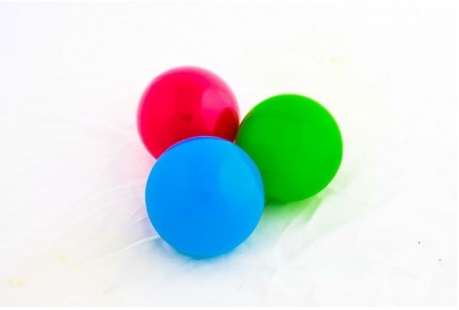
#> input picture color_balls_small.jpg, 459 x 310 px, given in place of the camera
$ python blobtracker.py
#> lines starting #> are read from the running program, lines starting #| are printed output that depends on the picture; after the words box and inside, x2 and y2 are one past the last pixel; in counts of white or black regions, pixels touching at a corner belong together
import cv2
import numpy as np

cap = cv2.VideoCapture(0)

# setup detector and parameters
params = cv2.SimpleBlobDetector_Params()

params.filterByColor = False
params.filterByArea = True
params.minArea = 20000
params.maxArea = 30000
params.filterByInertia = False
params.filterByConvexity = False
params.filterByCircularity = True
params.minCircularity = 0.5
params.maxCircularity = 1

det = cv2.SimpleBlobDetector_create(params)

# define blue
lower_blue = np.array([80,60,20])
upper_blue = np.array([130,255,255])

while True:
    ret, frame = cap.read()
#> frame is the input picture: shape (310, 459, 3); mean B, G, R 222.8, 225.2, 210.9

    imgHSV = cv2.cvtColor(frame, cv2.COLOR_BGR2HSV)
#> imgHSV: shape (310, 459, 3); mean H, S, V 55.9, 51.3, 244.1

    blueMask = cv2.inRange(imgHSV,lower_blue,upper_blue)
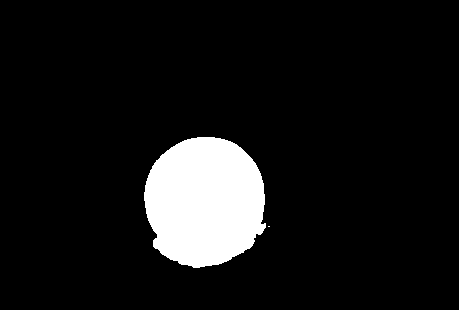
#> blueMask: shape (310, 459); 8.9% white; 2 white regions (1 under 20 px), largest, box (x1, y1, x2, y2) and area: (144, 137, 266, 268) 12625
    blur= cv2.blur(blueMask, (10,10))
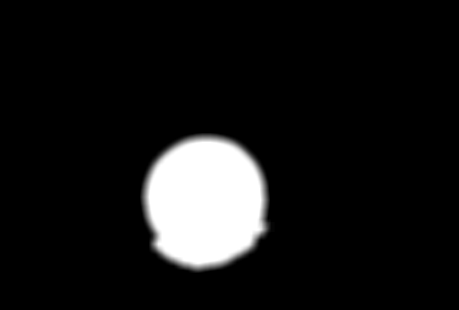
#> blur: shape (310, 459); min 0, max 255, mean 22.6

    res = cv2.bitwise_and(frame, frame, mask=blueMask)
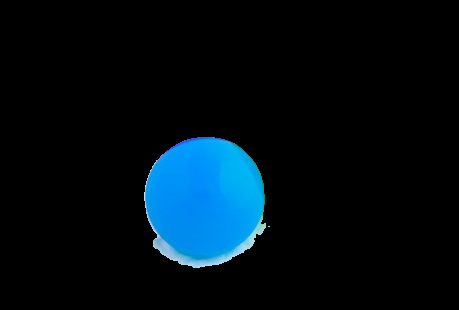
#> res: shape (310, 459, 3); mean B, G, R 21.3, 13.9, 1.4

# get and draw keypoint
keypnts = det.detect(blur)

cv2.drawKeypoints(frame, keypnts, frame, (0,0,255),
                  cv2.DRAW_MATCHES_FLAGS_DRAW_RICH_KEYPOINTS)

cv2.imshow('frame', frame)
cv2.imshow('mask', blur)

for k in keypnts:
    print (k.size)

if cv2.waitKey(1) & 0xff == ord('q'):
 sys.exit()

cap.release()
cv2.destroyAllWindows()
